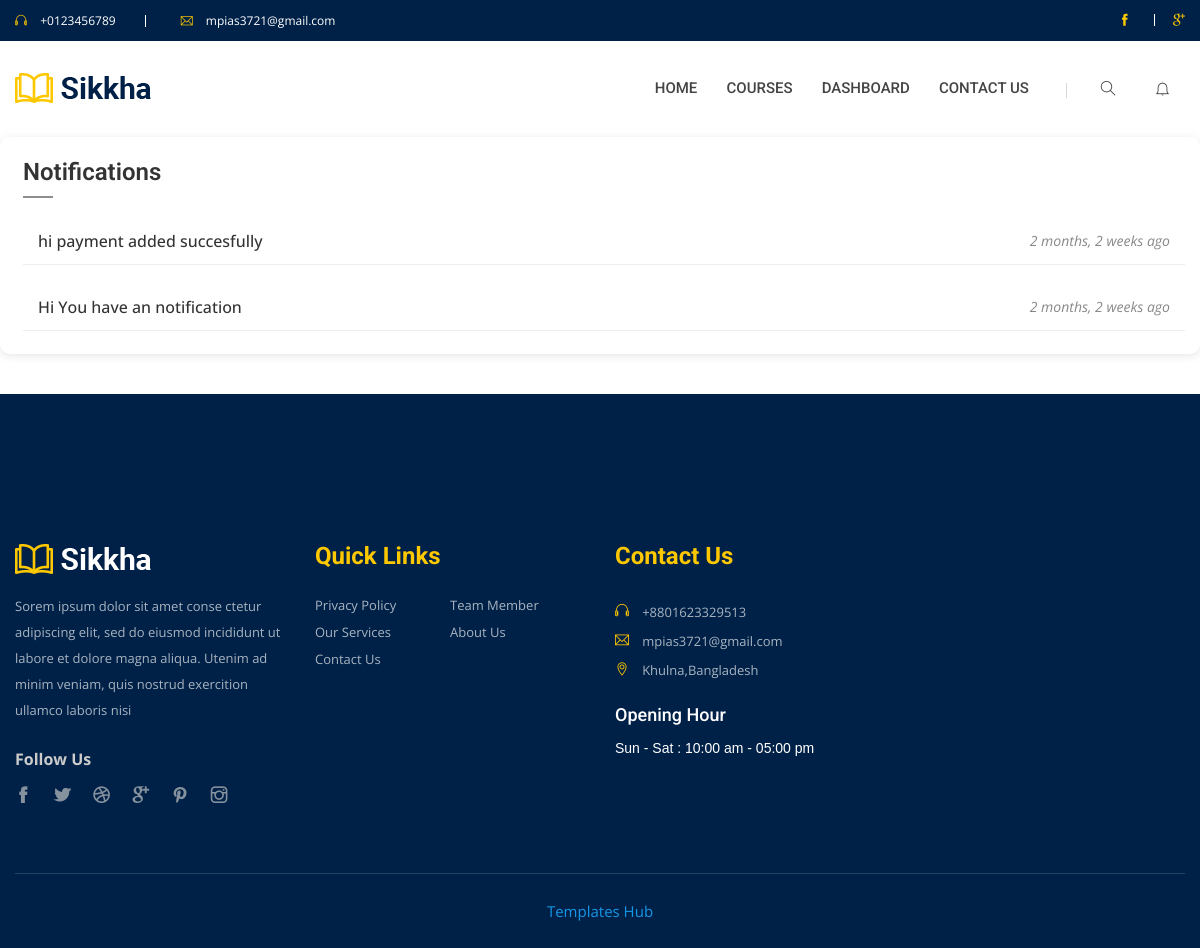
The page /notification/ (signed in) on the database as committed earlier.
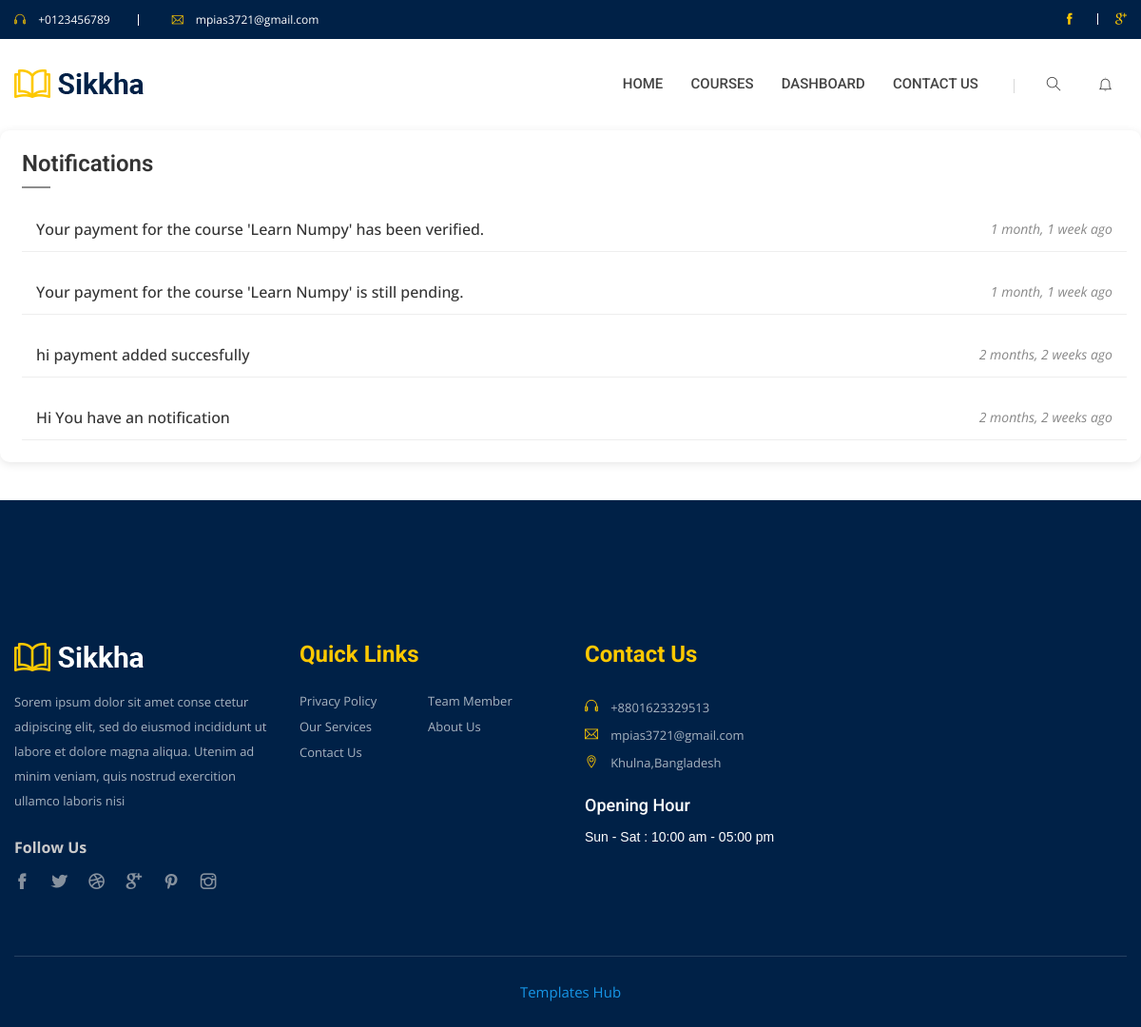
The same page on the database as committed later.
### core/models.py (models this page shows, shortened)
class Notification(models.Model):
    user = models.ForeignKey(User, on_delete=models.CASCADE, related_name='notifications')
    message = models.TextField()
    is_read = models.BooleanField(default=False)  # To track if the user has seen it
    timestamp = models.DateTimeField(auto_now_add=True)

### core/views.py (the view)
# urls.py: path('notification/', views.notifications, name="notifications"),
def notifications(request):
    if request.user.is_authenticated:
        notifications = Notification.objects.filter(user=request.user).order_by('-id')
        notifications.update(is_read=True)
    return render(request, 'base/notifications.html', {'notification': notifications})

### core/context_processors.py (called while the page is built)
def cats(request):
    cats = Category.objects.all()
    return {'categorys': cats}

def notifications(request):
    notifications = 0
    if request.user.is_authenticated:
        notifications = Notification.objects.filter(user=request.user, is_read=False).count()
    is_teacher = request.user.groups.filter(name='Teacher').exists()
    return {'notifications': notifications, 'is_teacher': is_teacher}

### templates/base/notifications.html (shortened to what this page needs)
{% extends "base/base.html" %}
{% block content %}
<div class="widget mb-40 widget-padding white-bg">
    <h4 class="widget-title">Notifications</h4>
    <div class="widget-link">
        <ul class="sidebar-link">
            {% for i in notification %}
            <li class="{% if not i.is_read %}highlighted{% endif %}">
                <a href="{% url 'course_list' %}">{{ i.message }}</a>
                <span>{{ i.timestamp|timesince }} ago</span>
            </li>
            {% endfor %}
        </ul>
    </div>
</div>
{% endblock %}

### templates/base/base.html (shortened to what this page needs)
<!doctype html>
<html class="no-js" lang="zxx">
{% load static %}
<head>
    <link rel="stylesheet" href="/static/assets/css/bootstrap.min.css">
    <link rel="stylesheet" href="/static/assets/css/owl.carousel.min.css">
    <link rel="stylesheet" href="/static/assets/css/animate.min.css">
    <link rel="stylesheet" href="/static/assets/css/magnific-popup.css">
    <link rel="stylesheet" href="/static/assets/css/fontawesome-all.min.css">
    <link rel="stylesheet" href="/static/assets/css/themify-icons.css">
    <link rel="stylesheet" href="/static/assets/css/slick.css">
    <link rel="stylesheet" href="/static/assets/css/meanmenu.css">
    <link rel="stylesheet" href="/static/assets/css/default.css">
    <link rel="stylesheet" href="/static/assets/css/style.css">
    <link rel="stylesheet" href="/static/assets/css/responsive.css">
    <link rel="stylesheet" href="https://cdn.plyr.io/3.7.8/plyr.css" />
</head>
<body>
    <header id="home">
        <div class="header-area">
            <div class="header-top primary-bg">
                <div class="container">
                    <div class="row">
                        <div class="col-xl-6 col-lg-6 col-md-6 col-12">
                            <div class="header-contact-info d-flex">
                                <div class="header-contact header-contact-phone">
                                    <span class="ti-headphone"></span>
                                    <a href="tel:+8801623329513"><p class="phone-number">+0123456789</p></a>
                                </div>
                                <div class="header-contact header-contact-email">
                                    <span class="ti-email"></span>
                                    <a href="mailto:mpias3721@gmail.com"><p class="email-name">mpias3721@gmail.com</p></a>
                                </div>
                            </div>
                        </div>
                        <div class="col-xl-6 col-lg-6 col-md-6 col-sm-12">
                            <div class="header-social-icon-list">
                                <ul>
                                    <li><a href="#"><span class="ti-facebook"></span></a></li>
                                    <li><a href="#"><span class="ti-google"></span></a></li>
                                </ul>
                            </div>
                        </div>
                    </div>
                </div>
            </div>
            <div class="header-bottom-area header-sticky" style="transition: .6s;">
                <div class="container">
                    <div class="row align-items-center">
                        <div class="col-xl-2 col-lg-2 col-md-6 col-6">
                            <div class="logo">
                                <a href="{% url 'home' %}">
                                    <img src="/static/assets/img/logo/logo.png" alt="">
                                </a>
                            </div>
                        </div>
                        <div class="col-xl-10 col-lg-10 col-md-6 col-6">
                            <div class="header-bottom-icon f-right">
                                <ul>
                                    <li class="toggle-search-icon"><a href="#"><span class="ti-search"></span>
                                            <div class="toggle-search-box">
                                            </div>
                                        </a>
                                    </li>
                                   {% if request.user.is_authenticated %}
                                   <li class="notification-nav">
                                    <a href="{% url 'notifications' %}">
                                        <span class="ti-bell"></span>
                                    </a>
                                </li>
                                   {% endif %}
                                </ul>
                            </div>
                            <div class="main-menu f-right">
                                <nav id="mobile-menu" style="display: block;">
                                    <ul>
                                        <li>
                                            <a href="{% url 'home' %}">Home</a>
                                        </li>
                                        <li>
                                            <a href="{% url 'course_list' %}">Courses</a>
                                        </li>
                                            {% if request.user.is_authenticated %}
                                        <li>
                                            <a href="#about">Dashboard</a>
                                        </li>
                                        {% endif %}
                                        <li>
                                            <a href="{% url 'contact' %}">Contact us</a>
                                        </li>
                                    </ul>
                                </nav>
                            </div>
                        </div>
                        <div class="col-12">
                        </div>
                    </div>
                </div>
            </div>
        </div>
    </header>
   {% block content %} {% endblock content %}
    <footer id="Contact">
        <div class="footer-area primary-bg pt-150">
            <div class="container">
                <div class="footer-top pb-35">
                    <div class="row">
                        <div class="col-xl-3 col-lg-4 col-md-6">
                            <div class="footer-widget mb-30">
                                <div class="footer-logo">
                                    <img src="img/logo/logo_2.png" alt="">
                                </div>
                                <div class="footer-para">
                                    <p>Sorem ipsum dolor sit amet conse ctetur adipiscing elit, sed do eiusmod incididunt ut labore et dolore magna aliqua. Utenim ad minim veniam, quis nostrud exercition ullamco laboris nisi </p>
                                </div>
                                <div class="footer-socila-icon">
                                    <span>Follow Us</span>
                                    <div class="footer-social-icon-list">
                                        <ul>
                                            <li><a href="#"><span class="ti-facebook"></span></a></li>
                                            <li><a href="#"><span class="ti-twitter-alt"></span></a></li>
                                            <li><a href="#"><span class="ti-dribbble"></span></a></li>
                                            <li><a href="#"><span class="ti-google"></span></a></li>
                                            <li><a href="#"><span class="ti-pinterest"></span></a></li>
                                            <li><a href="#"><span class="ti-instagram"></span></a></li>
                                        </ul>
                                    </div>
                                </div>
                            </div>
                        </div>
                        <div class="col-xl-3 col-lg-4 col-md-6">
                            <div class="footer-widget mb-30">
                                <div class="footer-heading">
                                    <h1>Quick Links</h1>
                                </div>
                                <div class="footer-menu clearfix">
                                    <ul>
                                        <li><a href="#">Privacy Policy</a></li>
                                        <li><a href="#">Team Member</a></li>
                                        <li><a href="#">Our Services</a></li>
                                        <li><a href="#">About Us</a></li>
                                        <li><a href="#">Contact Us</a></li>
                                    </ul>
                                </div>
                            </div>
                        </div>
                        <div class="col-xl-3 col-lg-4  col-md-6">
                            <div class="footer-widget mb-30">
                                <div class="footer-heading">
                                    <h1>Contact Us</h1>
                                </div>
                                <div class="footer-contact-list">
                                    <div class="single-footer-contact-info">
                                        <span class="ti-headphone "></span>
                                        <span class="footer-contact-list-text">+8801623329513</span>
                                    </div>
                                    <div class="single-footer-contact-info">
                                        <span class="ti-email "></span>
                                        <span class="footer-contact-list-text">mpias3721@gmail.com</span>
                                    </div>
                                    <div class="single-footer-contact-info">
                                        <span class="ti-location-pin"></span>
                                        <span class="footer-contact-list-text">Khulna,Bangladesh</span>
                                    </div>
                                </div>
                                <div class="opening-time">
                                    <span>Opening Hour</span>
                                    <span class="opening-date">
                                        Sun - Sat : 10:00 am - 05:00 pm
                                    </span>
                                </div>
                            </div>
                        </div>
                    </div>
                </div>
                <div class="footer-bottom pt-25 pb-25">
                    <div class="container">
                        <div class="row">
                            <div class="col-xl-12">
                                <div class="footer-copyright text-center">
                                    <span><a target="_blank" href="https://www.templateshub.net">Templates Hub</a></span>
                                </div>
                            </div>
                        </div>
                    </div>
                </div>
            </div>
        </div>
    </footer>
</body>
</html>

### static/assets/css/default.css (style rules this page uses)
.mb-30 { margin-bottom: 30px; }
.mb-40 { margin-bottom: 40px; }
.pt-25 { padding-top: 25px; }
.pt-150 { padding-top: 150px; }
.pb-25 { padding-bottom: 25px; }
.pb-35 { padding-bottom: 35px; }
.white-bg { background: #fff; }
.primary-bg { background: #002147; }

### templates/base/base.html (style rules this page uses)
.notification-nav { position: relative; display: inline-block; }

### templates/base/notifications.html (style rules this page uses)
.widget { border-radius: 10px; box-shadow: 0 2px 10px rgba(0, 0, 0, 0.1); }
.widget-title { font-size: 24px; font-weight: 600; color: #333; margin-bottom: 20px; }
.sidebar-link { list-style: none; padding: 0; }
.sidebar-link li { padding: 15px; border-bottom: 1px solid #eee; font-size: 16px; color: #555; transition: background-color 0.3s ease; display: flex; justify-content: space-between; align-items: center; }
.sidebar-link li a { color: #333; text-decoration: none; font-weight: 500; }
.sidebar-link li span { font-size: 14px; color: #888; font-style: italic; }

Rows that differ between the two databases and show on the page:
added Notification: message "Your payment for the course 'Learn Numpy' has been verified.", timestamp "1 month, 1 week"
added Notification: message "Your payment for the course 'Learn Numpy' is still pending.", timestamp "1 month, 1 week"
